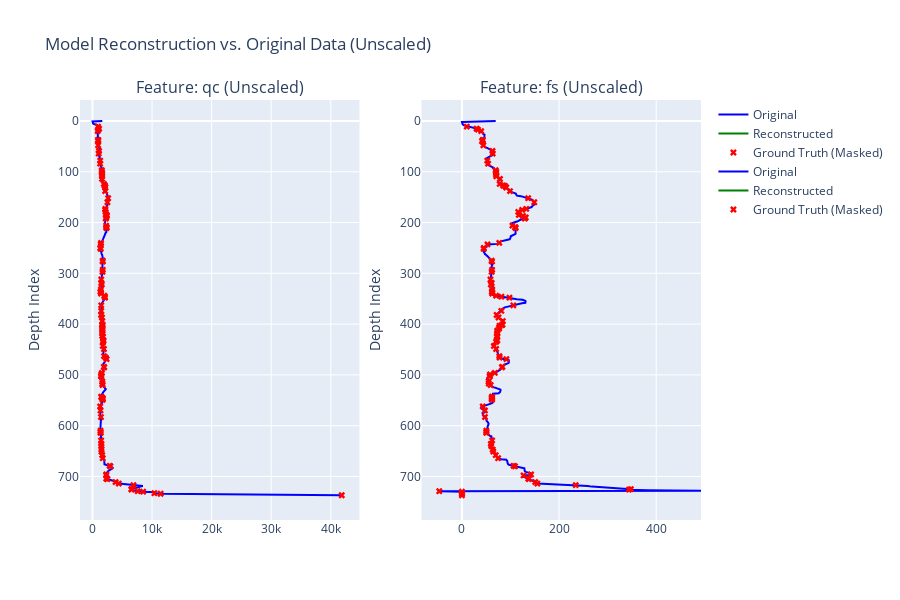

Notebook source saved alongside this figure:
### Markdown cell above
### 5. Visualize Reconstruction Results
A quantitative metric like MSE is useful, but a qualitative visualization can provide deeper insight into the model's behavior.

The following function plots a single CPT profile, comparing the ground truth, the masked input, and the model's reconstruction. We will focus on the first two numerical features, which are typically `qc` and `fs`. The masked regions in the reconstruction plot are highlighted in red to show exactly where the model was tasked with predicting.

### Code cell
def visualize_reconstruction(original, masked, predicted, actual_mask, attention, scaler, feature_names=["qc", "fs"]):
    """
    Plots a comparison of original, masked, and predicted CPT profiles for key features.
    
    Args:
        original (np.array): The original data (single CPT).
        masked (np.array): The data after masking (single CPT).
        predicted (np.array): The model's output reconstruction (single CPT).
        actual_mask (np.array): Boolean mask showing which tokens were masked.
        attention (np.array): Attention mask showing real vs. padding data.
        scaler (StandardScaler): The fitted scaler object for inverse transformation.
    """
    # Find the actual length of the sequence before padding
    seq_len = int(attention.sum())
    
    # Trim all data to the actual sequence length
    original = original[:seq_len]
    predicted = predicted[:seq_len]
    actual_mask = actual_mask[:seq_len]

    # --- Inverse transform the data to its original scale for visualization ---
    if scaler:
        # The scaler was likely fit on only the numerical features.
        # We assume the number of features in the scaler matches what we want to plot.
        num_numerical_features = scaler.n_features_in_
        
        original_unscaled = scaler.inverse_transform(original[:, :num_numerical_features])
        predicted_unscaled = scaler.inverse_transform(predicted[:, :num_numerical_features])
    else:
        # If no scaler, plot the raw (scaled) data
        original_unscaled = original
        predicted_unscaled = predicted

    # Use the feature_map to get the correct feature names and indices
    num_features = len(feature_names)
    
    fig = make_subplots(rows=1, cols=num_features, subplot_titles=[f'Feature: {name} (Unscaled)' for name in feature_names])
    
    depth = np.arange(seq_len)

    for name in feature_names:
        i = feature_names.index(name)  # Get the correct column index for the feature
        # Plot Original Data
        fig.add_trace(go.Scatter(x=original_unscaled[:, i], y=depth, mode='lines', name='Original', line=dict(color='blue')), row=1, col=i+1)
        
        # Plot Model's Reconstruction
        fig.add_trace(go.Scatter(x=predicted_unscaled[:, i], y=depth, mode='lines', name='Reconstructed', line=dict(color='green')), row=1, col=i+1)
        
        # Highlight the ORIGINAL values at the masked locations
        masked_indices = np.where(actual_mask)[0]
        fig.add_trace(go.Scatter(
            x=original_unscaled[masked_indices, i], 
            y=depth[masked_indices], 
            mode='markers', 
            name='Ground Truth (Masked)', 
            marker=dict(color='red', size=6, symbol='x')
        ), row=1, col=i+1)

    fig.update_yaxes(autorange="reversed", title_text="Depth Index")
    fig.update_layout(
        title_text='Model Reconstruction vs. Original Data (Unscaled)',
        height=600,
        width=900
    )
    fig.show()

# Let's visualize the first CPT profile from the first stored batch
if visualization_results:
    first_batch = visualization_results[0]
    # Get the first CPT from the batch
    cpt_index = 0 
    
    original_cpt = first_batch['original'][cpt_index]
    masked_cpt = first_batch['masked'][cpt_index]
    predicted_cpt = first_batch['predicted'][cpt_index]
    mask_cpt = first_batch['mask'][cpt_index]
    attention_cpt = first_batch['attention_mask'][cpt_index]
    
    # Pass the loaded scaler and feature_map to the visualization function
    visualize_reconstruction(original_cpt, masked_cpt, predicted_cpt, mask_cpt, attention_cpt, scaler, feature_names=["qc", "fs"])
else:
    print("No results available for visualization.")

### Figure 1 — Plotly figure (JSON) as saved in the notebook; plotly's stock layout.template omitted (floating-point values rounded to 4 significant figures; data arrays with more than 128 entries replaced by an {"elided": "..."} marker saying what was removed)
{"data": [{"line": {"color": "blue"}, "mode": "lines", "name": "Original", "type": "scatter", "x": {"elided": "738 float values"}, "xaxis": "x", "y": {"elided": "738 int values"}, "yaxis": "y"}, {"line": {"color": "green"}, "mode": "lines", "name": "Reconstructed", "type": "scatter", "x": {"elided": "738 float values"}, "xaxis": "x", "y": {"elided": "738 int values"}, "yaxis": "y"}, {"marker": {"color": "red", "size": 6, "symbol": "x"}, "mode": "markers", "name": "Ground Truth (Masked)", "type": "scatter", "x": [930.0, 1110.0, 980.0, 880.0, 950.0, 950.0, 950.0, 950.0, 1100.0, 1040.0, 1300.0, 1280.0, 1570.0, 1570.0, 1600.0, 1620.0, 1610.0, 1600.0, 1910.0, 2050.0, 2100.0, 2170.0, 2130.0, 2630.0, 2510.0, 2160.0, 2150.0, 2200.0, 2400.0, 2410.0, 2290.0, 2240.0, 2300.0, 2350.0, 2350.0, 2350.0, 1440.0, 1390.0, 1310.0, 1380.0, 1720.0, 1720.0, 1720.0, 1680.0, 1470.0, 1480.0, 1560.0, 1410.0, 1360.0, 1370.0, 1450.0, 1990.0, 2070.0, 2100.0, 1470.0, 1470.0, 1450.0, 1590.0, 1650.0, 1630.0, 1650.0, 1680.0, 1650.0, 1650.0, 1660.0, 1650.0, 1680.0, 1650.0, 1760.0, 1840.0, 1820.0, 1760.0, 1720.0, 1920.0, 1940.0, 2220.0, 2370.0, 1910.0, 1970.0, 1580.0, 1490.0, 1450.0, 1450.0, 1650.0, 1660.0, 1690.0, 1480.0, 1510.0, 1730.0, 1720.0, 1700.0, 1290.0, 1350.0, 1420.0, 1350.0, 1360.0, 1370.0, 1450.0, 1490.0, 1470.0, 1510.0, 1510.0, 1630.0, 1720.0, 2890.0, 3010.0, 2320.0, 2310.0, 2310.0, 2510.0, 3880.0, 4420.0, 6880.0, 6540.0, 6560.0, 7590.0, 8510.0, 10390.0, 11440.0, 41840.0], "xaxis": "x", "y": [11, 15, 17, 20, 37, 38, 40, 48, 59, 64, 78, 84, 97, 100, 102, 105, 109, 114, 124, 127, 128, 131, 138, 152, 160, 173, 175, 179, 185, 187, 190, 192, 206, 209, 210, 211, 240, 243, 250, 252, 275, 277, 293, 297, 312, 319, 322, 332, 336, 337, 340, 344, 346, 348, 363, 374, 382, 387, 394, 401, 402, 403, 406, 409, 413, 417, 419, 423, 425, 432, 433, 435, 443, 449, 463, 466, 469, 484, 485, 496, 499, 502, 503, 513, 517, 520, 543, 544, 546, 547, 549, 562, 570, 583, 610, 613, 614, 629, 636, 640, 647, 651, 658, 664, 679, 680, 696, 698, 704, 705, 711, 714, 717, 725, 726, 729, 730, 733, 734, 737], "yaxis": "y"}, {"line": {"color": "blue"}, "mode": "lines", "name": "Original", "type": "scatter", "x": {"elided": "738 float values"}, "xaxis": "x2", "y": {"elided": "738 int values"}, "yaxis": "y2"}, {"line": {"color": "green"}, "mode": "lines", "name": "Reconstructed", "type": "scatter", "x": {"elided": "738 float values"}, "xaxis": "x2", "y": {"elided": "738 int values"}, "yaxis": "y2"}, {"marker": {"color": "red", "size": 6, "symbol": "x"}, "mode": "markers", "name": "Ground Truth (Masked)", "type": "scatter", "x": [10.0, 30.0, 33.0, 39.6, 42.9, 42.9, 41.4, 44.1, 62.9, 63.2, 52.1, 53.8, 69.3, 70.5, 70.4, 70.1, 70.7, 78.3, 77.7, 84.8, 88.6, 91.2, 99.0, 136.3, 148.9, 132.5, 124.0, 115.9, 117.1, 125.7, 131.4, 129.4, 103.9, 109.8, 110.1, 110.3, 76.8, 52.6, 45.0, 44.9, 61.1, 61.8, 62.1, 61.1, 58.7, 61.3, 59.6, 62.4, 61.8, 61.8, 62.3, 70.3, 81.3, 97.8, 105.8, 81.1, 71.4, 75.3, 84.1, 83.5, 82.2, 77.5, 77.0, 76.4, 72.5, 72.8, 72.7, 72.3, 71.8, 72.8, 71.8, 70.4, 65.7, 70.4, 77.0, 77.5, 91.5, 83.2, 82.2, 67.7, 57.8, 57.3, 57.5, 54.9, 55.2, 59.2, 61.9, 61.8, 61.6, 61.6, 61.7, 42.8, 47.4, 47.4, 50.3, 50.3, 50.4, 62.2, 59.6, 60.3, 63.3, 64.6, 69.5, 74.4, 106.2, 109.3, 142.3, 126.9, 136.7, 137.8, 150.9, 155.3, 234.3, 347.7, 343.8, -46.7, 1.043e-08, 1.043e-08, 1.043e-08, 1.043e-08], "xaxis": "x2", "y": [11, 15, 17, 20, 37, 38, 40, 48, 59, 64, 78, 84, 97, 100, 102, 105, 109, 114, 124, 127, 128, 131, 138, 152, 160, 173, 175, 179, 185, 187, 190, 192, 206, 209, 210, 211, 240, 243, 250, 252, 275, 277, 293, 297, 312, 319, 322, 332, 336, 337, 340, 344, 346, 348, 363, 374, 382, 387, 394, 401, 402, 403, 406, 409, 413, 417, 419, 423, 425, 432, 433, 435, 443, 449, 463, 466, 469, 484, 485, 496, 499, 502, 503, 513, 517, 520, 543, 544, 546, 547, 549, 562, 570, 583, 610, 613, 614, 629, 636, 640, 647, 651, 658, 664, 679, 680, 696, 698, 704, 705, 711, 714, 717, 725, 726, 729, 730, 733, 734, 737], "yaxis": "y2"}], "layout": {"annotations": [{"font": {"size": 16}, "showarrow": false, "text": "Feature: qc (Unscaled)", "x": 0.225, "xanchor": "center", "xref": "paper", "y": 1, "yanchor": "bottom", "yref": "paper"}, {"font": {"size": 16}, "showarrow": false, "text": "Feature: fs (Unscaled)", "x": 0.775, "xanchor": "center", "xref": "paper", "y": 1, "yanchor": "bottom", "yref": "paper"}], "height": 600, "title": {"text": "Model Reconstruction vs. Original Data (Unscaled)"}, "width": 900, "xaxis": {"anchor": "y", "domain": [0, 0.45]}, "xaxis2": {"anchor": "y2", "domain": [0.55, 1]}, "yaxis": {"anchor": "x", "autorange": "reversed", "domain": [0, 1], "title": {"text": "Depth Index"}}, "yaxis2": {"anchor": "x2", "autorange": "reversed", "domain": [0, 1], "title": {"text": "Depth Index"}}}}
